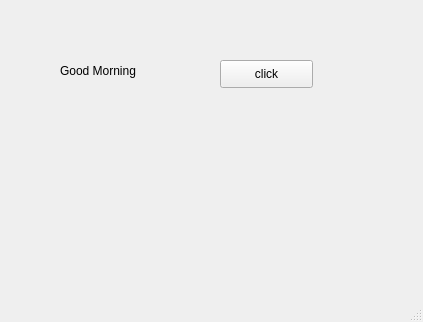
<?xml version="1.0" encoding="UTF-8"?>
<ui version="4.0">
 <class>MainWindow</class>
 <widget class="QMainWindow" name="MainWindow">
  <property name="geometry">
   <rect>
    <x>0</x>
    <y>0</y>
    <width>423</width>
    <height>322</height>
   </rect>
  </property>
  <property name="windowTitle">
   <string>MainWindow</string>
  </property>
  <widget class="QWidget" name="centralwidget">
   <widget class="QPushButton" name="pb">
    <property name="geometry">
     <rect>
      <x>220</x>
      <y>60</y>
      <width>93</width>
      <height>28</height>
     </rect>
    </property>
    <property name="text">
     <string>click</string>
    </property>
    <property name="autoRepeatDelay">
     <number>291</number>
    </property>
   </widget>
   <widget class="QLabel" name="lbl">
    <property name="geometry">
     <rect>
      <x>60</x>
      <y>60</y>
      <width>91</width>
      <height>21</height>
     </rect>
    </property>
    <property name="text">
     <string>Good Morning</string>
    </property>
   </widget>
  </widget>
  <widget class="QMenuBar" name="menubar">
   <property name="geometry">
    <rect>
     <x>0</x>
     <y>0</y>
     <width>423</width>
     <height>26</height>
    </rect>
   </property>
  </widget>
  <widget class="QStatusBar" name="statusbar"/>
 </widget>
 <resources/>
 <connections/>
</ui>
